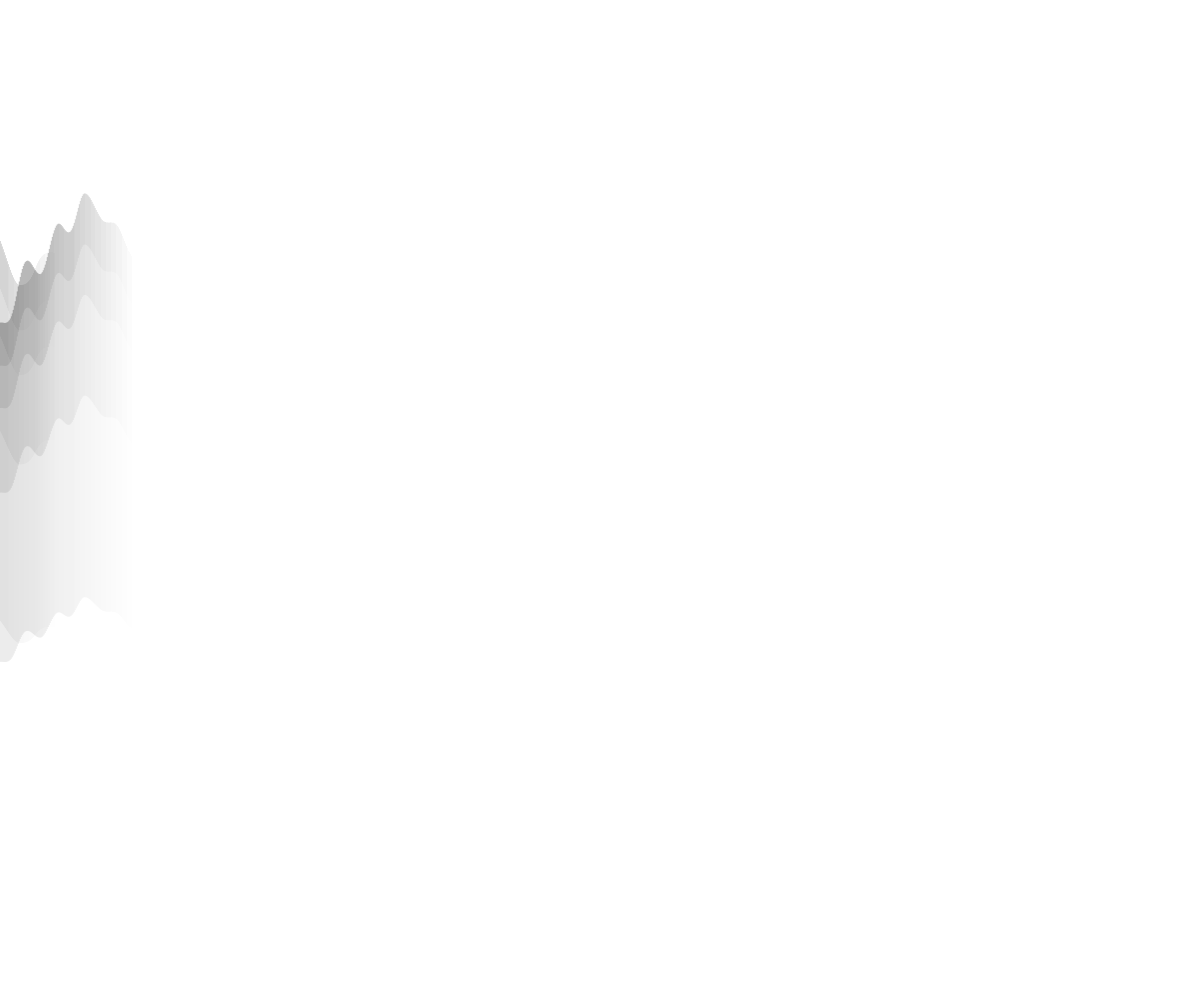
Frame 1 (no input)
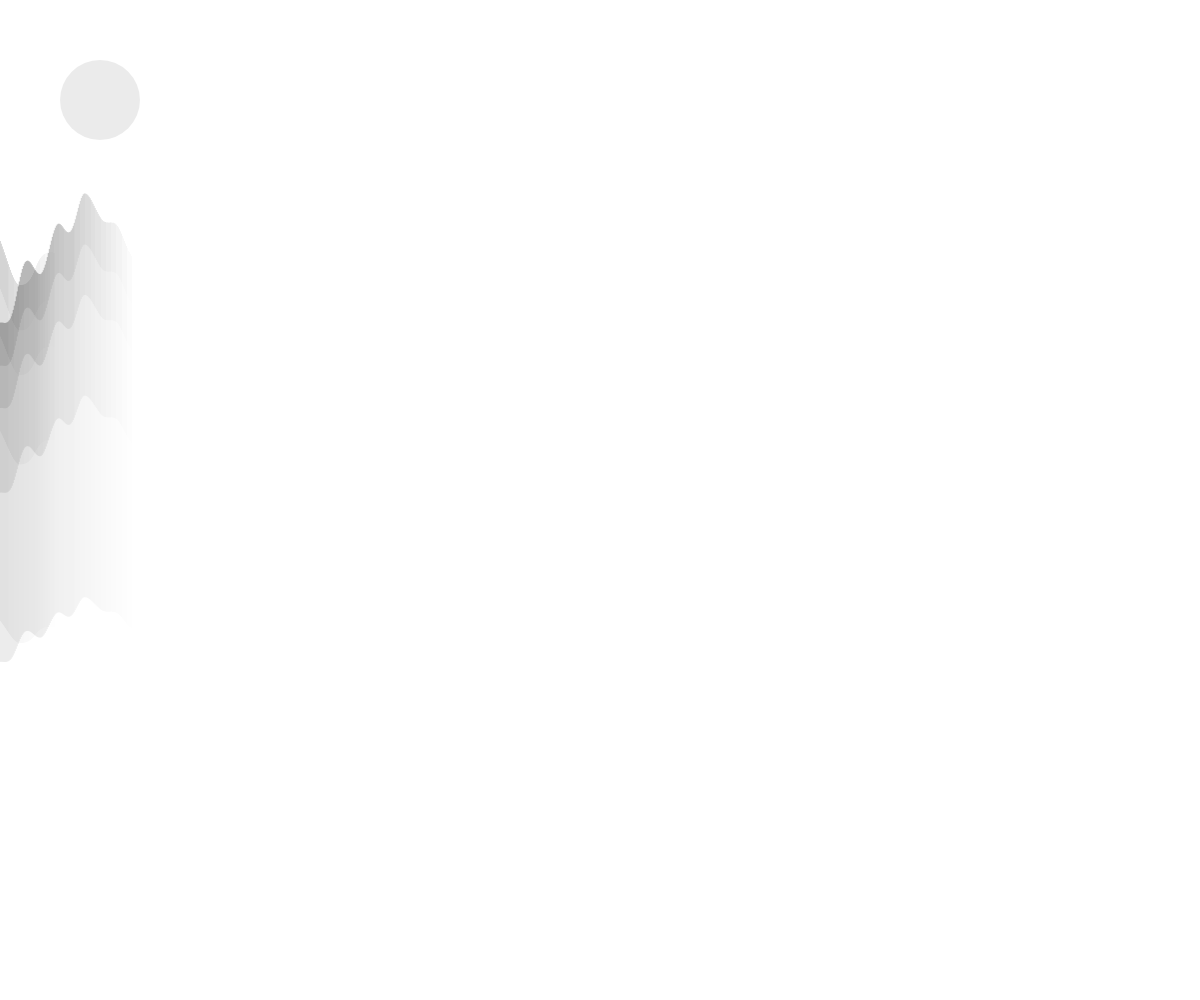
Frame 60 (no input)
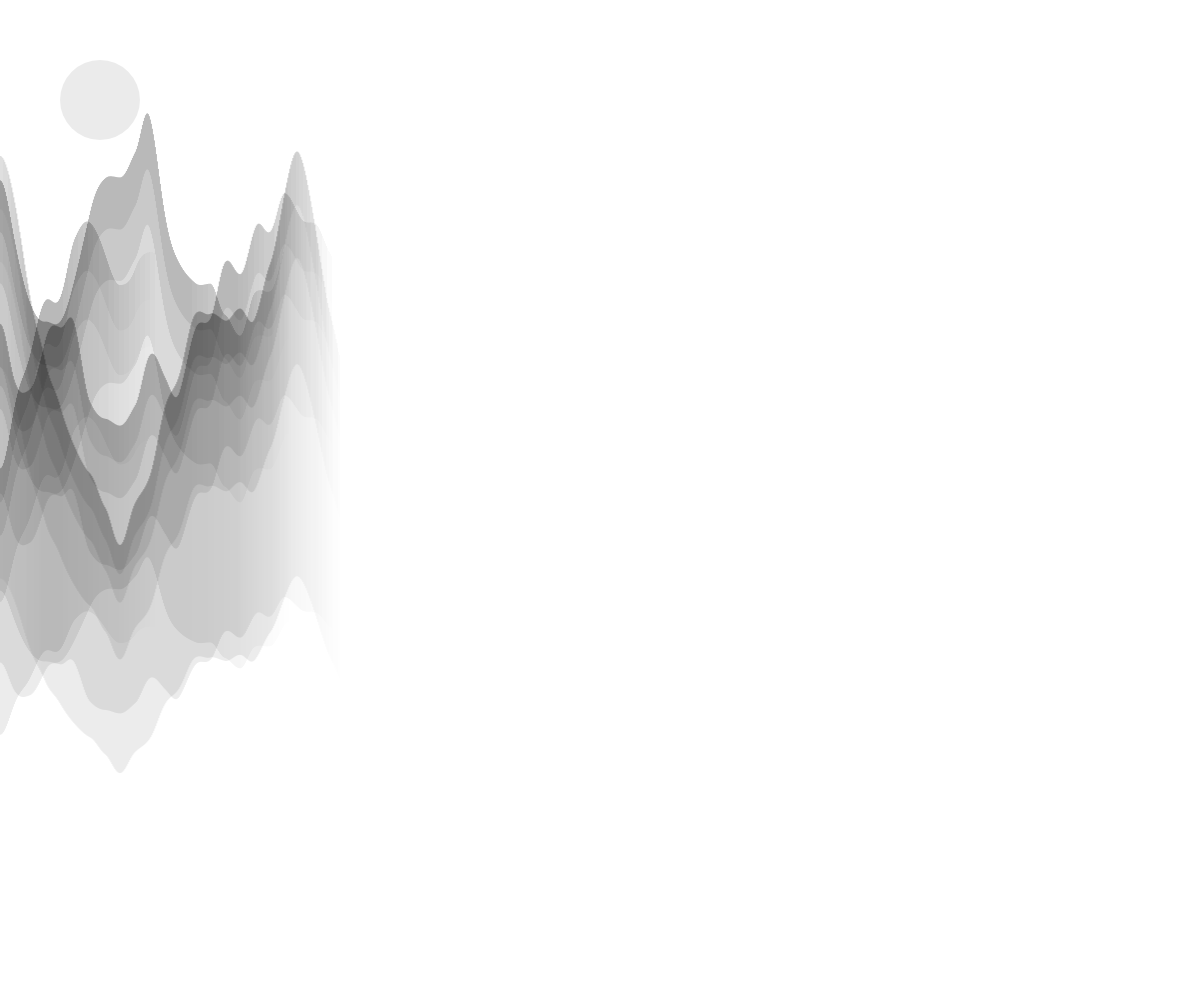
Frame 120 (the mouse pressed at the canvas centre since frame 60)

The p5.js sketch that drew these frames (run headless with seeded random() and noise() and a simulated clock; from frame 60 on, the mouse is pressed at the canvas centre):

// p5.js sketch
// ── sketch.js
var num = 5;
var mountains = [];

function setup() {
	createCanvas(windowWidth, windowHeight);
	shanShui();
}

function draw() {
	background(255);
	noStroke();
	ellipse(100, 100, 80, 80); //sun

	for (var i = 0; i < mountains.length; i++) {
		mountains[i].show();
	}
}

function shanShui() {
	for (var i = 0; i < num; i++) {
		mountains.push(new curveLine(i));
	 }
}

function curveLine(_index) {
	var index = _index;
	var base = random (width/4, width/2); 
	var start = random (-width/2, width/2); 

	this.show = function (){
			var ink = 20;

			var c = color(0, 0, 0,ink);
			fill(c);
    		stroke(c);

			var xoffset = map(mouseX, 0,width, -100,100) * (index+1) ;

				 for (var x = start; x < base + start; x++) {

				 	var mapLoc = map(x, start, base+start, 0, 1);

				 	var edgePercent = .2;


				 	if(mapLoc< edgePercent){
				 		stroke(0,0,0,(mapLoc*(1/edgePercent))*ink);
				 	}else if(mapLoc> abs(1-edgePercent)){
				 		var inverseLoc = abs(1-mapLoc);
				 		stroke(0,0,0,(inverseLoc*1/edgePercent)*ink);
				 	}

					var nx = map(x, 0, width, 0, 10);
					var y = height * (noise(nx+index*10)*.7);
					var xPos = x+ xoffset

					line (xPos, y, xPos, y+(height-y)/2);
					line (xPos, y, xPos, y+(height-y)/4);
					line (xPos, y, xPos, y+(height-y)/8);
					line (xPos, y, xPos, y+(height-y)/16);
					

				 }


	}
}
